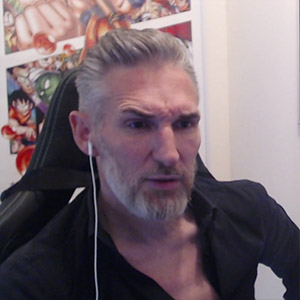
#> input picture ravus.jpg, 300 x 300 px
$ python -i main.py   (imports and definitions only)
#> lines starting #> are read from the running program, lines starting #| are printed output that depends on the picture
from PIL import Image
import streamlit as st
from backend.backend import cesar_cipher, cesar_uncipher, vigenere_cipher, vigenere_uncipher
import random
from pathlib import Path

# [90 lines left out: functions change_pixel, test, show, not called in this run]

def randstr():
    return "".join([chr(int(nb/random.random())) for nb in range(random.randint(1,int(1/random.random())))])

# [16 lines left out: function switch_str_bin, not called in this run]

def even_and_read_image(img, even: bool = False):
    """if no even, just read the image"""
    txt=""
    for i in range(img.size[0]):
        for j in range(img.size[1]):
            txt+=str(img.getpixel((i,j)) %2)
            if even:
                img.putpixel((i,j), img.getpixel((i,j))-int(txt[-1]))
    return(txt)

# [11 lines left out: function encode_image, not called in this run]

# [4 lines not run here, left out]

>>> import cv2
>>> picture = cv2.imread('ravus.jpg', cv2.IMREAD_GRAYSCALE)
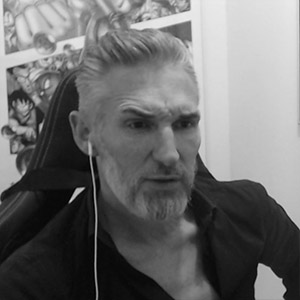
#> picture: shape (300, 300); min 0, max 239, mean 109.4
>>> result = even_and_read_image(picture)
#> after the loop in even_and_read_image, `for i in range(img.size[0]):`: txt = ''
#> (the run stopped early here; a loop or call above may not have finished)
